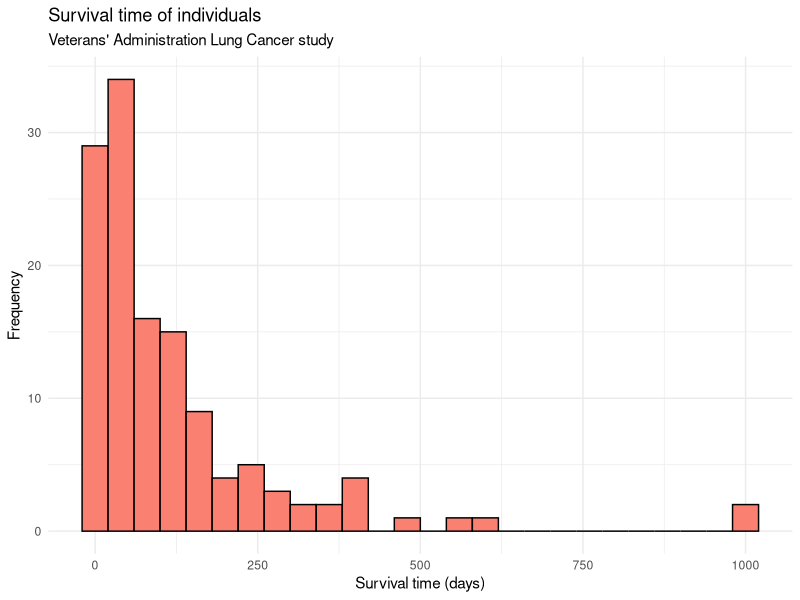
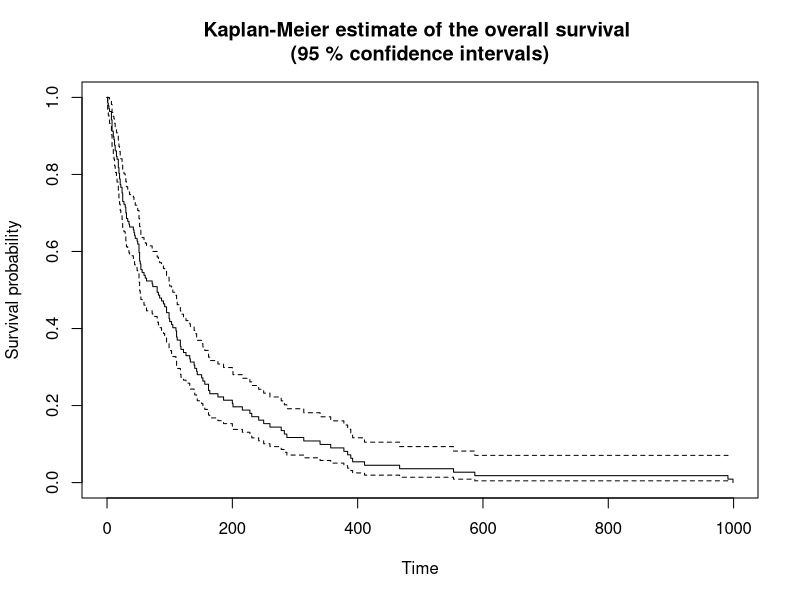
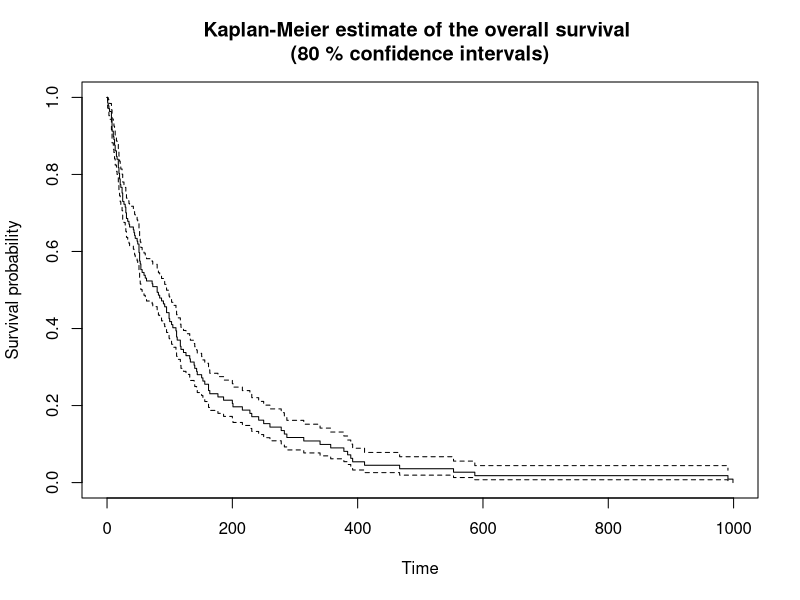
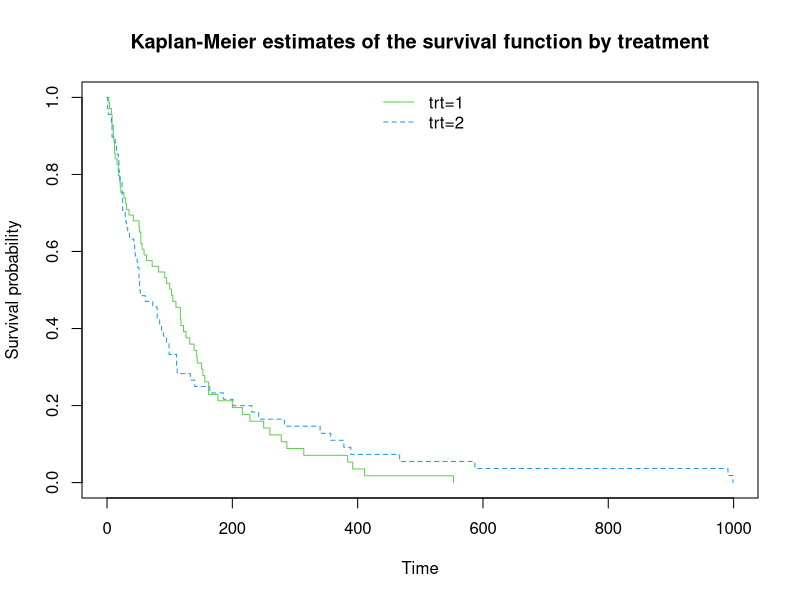
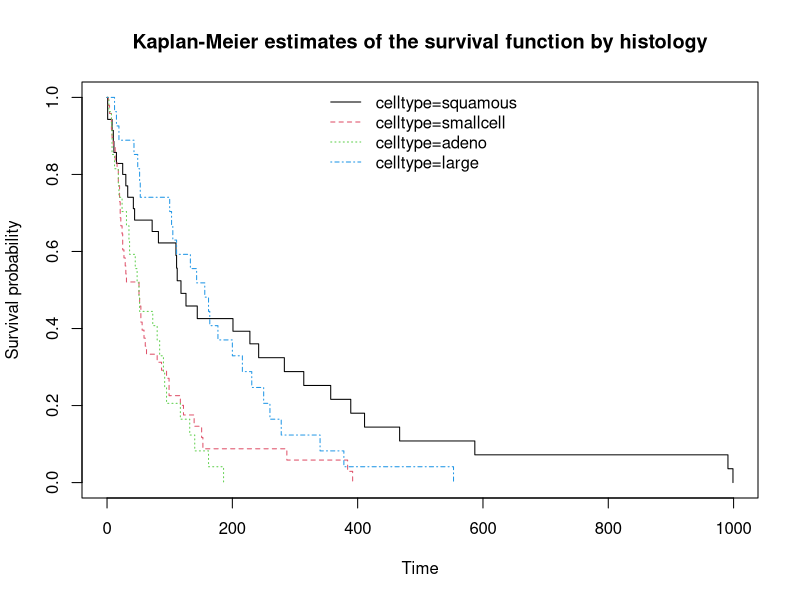
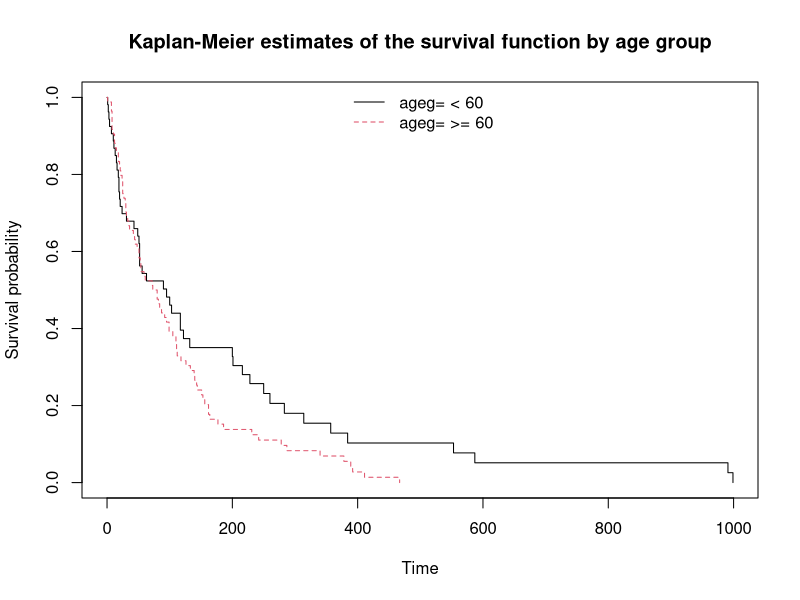
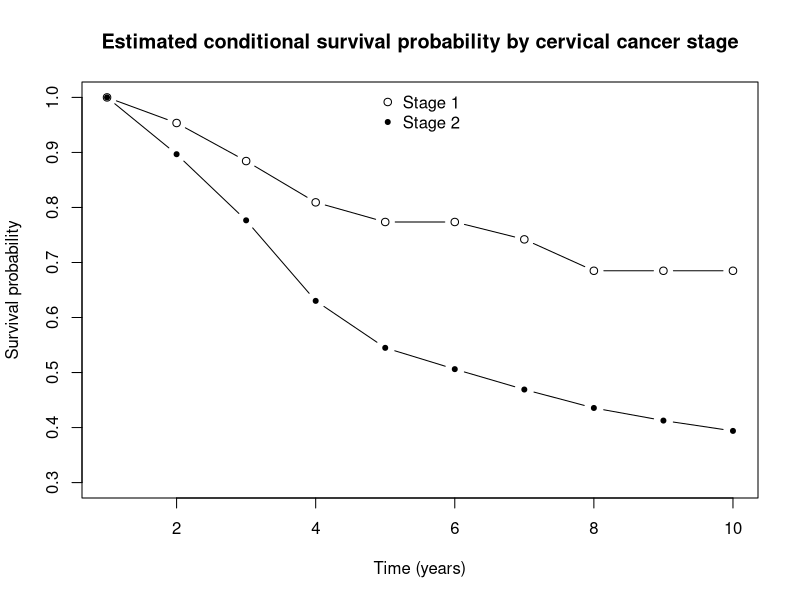

Here is the R script that generated these plots, in order:
## ---- chunk 1
knitr::opts_chunk$set(echo = TRUE)
library(survival); library(tidyverse);library(ggplot2); library(KMsurv)
## ---- chunk 2
# Load and inspect the data
data(veteran)
str(veteran)
## ---- chunk 3
veteran %>%
  filter(status == 1) %>%
  ggplot() +
  aes(x = time) +
  geom_histogram(binwidth = 40, color = "black", fill = "salmon") +
  theme_minimal() +
  labs(title = "Survival time of individuals", subtitle = "Veterans' Administration Lung Cancer study") +
  xlab("Survival time (days)") +
  ylab("Frequency")
## ---- chunk 4
fit <- survfit(Surv(time, status) ~ 1, data = veteran)
plot(fit, xlab="Time", ylab="Survival probability", main = "Kaplan-Meier estimate of the overall survival \n(95 % confidence intervals)")
## ---- chunk 5
fit_twenty <- survfit(Surv(time, status) ~ 1, data = veteran, conf.int = 0.8)
plot(fit_twenty, xlab="Time", ylab="Survival probability", main = "Kaplan-Meier estimate of the overall survival \n(80 % confidence intervals)")
## ---- chunk 6
fit_treatment <- survfit(Surv(time, status) ~ trt, data = veteran)
{plot(fit_treatment, xlab="Time", ylab="Survival probability", col = 3:4, lty=1:2, main = "Kaplan-Meier estimates of the survival function by treatment")
lL <- gsub("x=","",names(fit_treatment$strata))
legend(
  "top",
  legend=lL,
  col=3:4,
  lty=1:2,
  horiz=FALSE,
  bty='n')
}
## ---- chunk 7
fit_hist <- survfit(Surv(time, status) ~ celltype, data = veteran)
{plot(fit_hist, xlab="Time", ylab="Survival probability",lty = 1:4, col = 1:4, main = "Kaplan-Meier estimates of the survival function by histology")
lLab <- gsub("x=","",names(fit_hist$strata))  ## legend labels
legend(
  "top",
  legend=lLab,
  col=1:4,
  lty=1:4,
  horiz=FALSE,
  bty='n')
}
## ---- chunk 8
veteran$ageg <- cut(veteran$age, breaks = c(0,60,100), labels = c(" < 60", " >= 60"), right = F)
fit_age <- survfit(Surv(time, status) ~ ageg, data = veteran)
{plot(fit_age, xlab="Time", ylab="Survival probability",lty = 1:4, col = 1:4, main = "Kaplan-Meier estimates of the survival function by age group")
lLab <- gsub("x=","",names(fit_age$strata))  ## legend labels
legend(
  "top",
  legend=lLab,
  col=1:4,
  lty=1:4,
  horiz=FALSE,
  bty='n')
}
## ---- chunk 9
diff_treatment <- survdiff(Surv(time, status) ~ trt, data = veteran)
print(diff_treatment)
## ---- chunk 10
diff_cyto <- survdiff(Surv(time, status) ~ celltype, data = veteran)
print(diff_cyto)
## ---- chunk 11
cervix <- read.csv("data/cervix.dat", sep = ";")

tis_a <- c(cervix$year[cervix$stage == 1],NA)
ninit_a <- cervix$N[cervix$stage == 1][1]
nlost_a <- cervix$nlost[cervix$stage == 1]
nevent_a <- cervix$nfailure[cervix$stage == 1]

lt_a <- lifetab(tis_a, ninit_a, nlost_a, nevent_a)
lt_a
## ---- chunk 12
tis_b <- c(cervix$year[cervix$stage == 2],NA)
ninit_b <- cervix$N[cervix$stage == 2][1]
nlost_b <- cervix$nlost[cervix$stage == 2]
nevent_b <- cervix$nfailure[cervix$stage == 2]

lt_b <- lifetab(tis_b, ninit_b, nlost_b, nevent_b)
lt_b
## ---- chunk 13
{plot(1:10, lt_a$surv, type = "b", pch = 21, ylim = c(0.3,1), xlab = "Time (years)", ylab = "Survival probability", main = "Estimated conditional survival probability by cervical cancer stage" )
lines(1:10, lt_b$surv, type = "b", pch = 20)
leg <- c("Stage 1", "Stage 2")  ## legend labels
legend(
  "top",
  legend=leg,
  pch = c(21,20),
  horiz=FALSE,
  bty='n')
}

